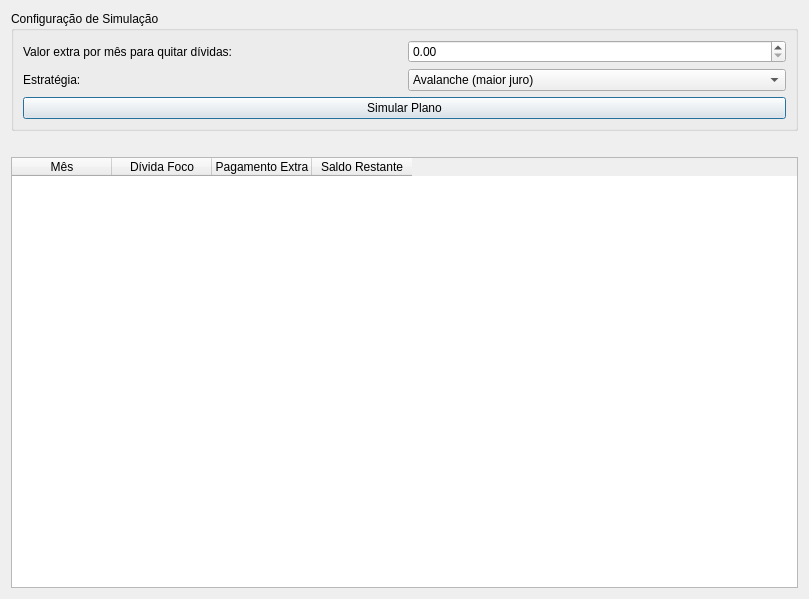
<?xml version="1.0" encoding="UTF-8"?>
<ui version="4.0">
 <class>dialogSimularPlano</class>
 <widget class="QDialog" name="dialogSimularPlano">
  <property name="geometry">
   <rect>
    <x>0</x>
    <y>0</y>
    <width>809</width>
    <height>599</height>
   </rect>
  </property>
  <property name="windowTitle">
   <string>dialogSimularPlano</string>
  </property>
  <layout class="QVBoxLayout" name="verticalLayout_2">
   <item>
    <widget class="QGroupBox" name="groupBox">
     <property name="title">
      <string>Configuração de Simulação</string>
     </property>
     <layout class="QVBoxLayout" name="verticalLayout">
      <item>
       <layout class="QHBoxLayout" name="horizontalLayout">
        <item>
         <widget class="QLabel" name="label">
          <property name="text">
           <string>Valor extra por mês para quitar dívidas:</string>
          </property>
         </widget>
        </item>
        <item>
         <widget class="QDoubleSpinBox" name="spinBoxValorExtra"/>
        </item>
       </layout>
      </item>
      <item>
       <layout class="QHBoxLayout" name="horizontalLayout_2">
        <item>
         <widget class="QLabel" name="label_2">
          <property name="text">
           <string>Estratégia:</string>
          </property>
         </widget>
        </item>
        <item>
         <widget class="QComboBox" name="comboEstrategia">
          <item>
           <property name="text">
            <string>Avalanche (maior juro)</string>
           </property>
          </item>
          <item>
           <property name="text">
            <string>Bola de Neve (menor dívida)</string>
           </property>
          </item>
         </widget>
        </item>
       </layout>
      </item>
      <item>
       <widget class="QPushButton" name="buttonSimularPlano">
        <property name="text">
         <string>Simular Plano</string>
        </property>
       </widget>
      </item>
     </layout>
    </widget>
   </item>
   <item>
    <layout class="QHBoxLayout" name="horizontalLayout_3">
     <item>
      <widget class="QLabel" name="labelResultadoResumo">
       <property name="text">
        <string/>
       </property>
       <property name="alignment">
        <set>Qt::AlignmentFlag::AlignCenter</set>
       </property>
      </widget>
     </item>
    </layout>
   </item>
   <item>
    <widget class="QTableWidget" name="tableResultadoSimulacao">
     <column>
      <property name="text">
       <string>Mês</string>
      </property>
     </column>
     <column>
      <property name="text">
       <string>Dívida Foco</string>
      </property>
     </column>
     <column>
      <property name="text">
       <string>Pagamento Extra</string>
      </property>
     </column>
     <column>
      <property name="text">
       <string>Saldo Restante</string>
      </property>
     </column>
    </widget>
   </item>
  </layout>
 </widget>
 <resources/>
 <connections/>
</ui>
